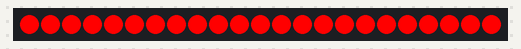
This sketch was run on a simulated ATtiny85, built with avr-gcc and run on an emulated ATtiny85. Parts: 23 RGB LEDs in strip order, left to right.

Above: at 0.1 s.
At 3.1 s:
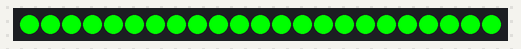
At 6.2 s:
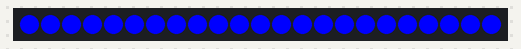
At 9.2 s:
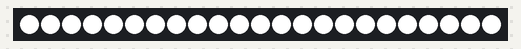

The sketch:

RGBWstrandtest.ino
```cpp
#include <Adafruit_NeoPixel.h>
#ifdef __AVR__
  #include <avr/power.h>
#endif

#define PIN 5

#define NUM_LEDS 23

#define BRIGHTNESS 255

Adafruit_NeoPixel strip = Adafruit_NeoPixel(NUM_LEDS, PIN, NEO_GRBW + NEO_KHZ800);

void setup() {
  Serial.begin(115200);
  // This is for Trinket 5V 16MHz, you can remove these three lines if you are not using a Trinket
  #if defined (__AVR_ATtiny85__)
    if (F_CPU == 16000000) clock_prescale_set(clock_div_1);
  #endif
  // End of trinket special code
  strip.setBrightness(BRIGHTNESS);
  strip.begin();
  strip.show(); // Initialize all pixels to 'off'
}

void loop() {
  // Some example procedures showing how to display to the pixels:
  colorWipe(strip.Color(255, 0, 0), 0); // Red
delay(3000);
  colorWipe(strip.Color(0, 255, 0), 0); // Green
delay(3000);
  colorWipe(strip.Color(0, 0, 255), 0); // Blue
delay(3000);
  colorWipe(strip.Color(0, 0, 0, 255), 0); // White
  delay(3000);

for(int i=0; i<10; i++){
    colorWipe(strip.Color(255, 0, 0), 0); // Red
  colorWipe(strip.Color(0, 255, 0), 0); // Green
  colorWipe(strip.Color(0, 0, 255), 0); // Blue
  colorWipe(strip.Color(0, 0, 0, 255), 0); // White
}

}

// Fill the dots one after the other with a color
void colorWipe(uint32_t c, uint8_t wait) {
  for(uint16_t i=0; i<strip.numPixels(); i++) {
    strip.setPixelColor(i, c);
    strip.show();
    delay(wait);
  }
}
```

Measured:
- by itself, everything shown: repeats every 13.9 s, in 4 steps
- what the display in image 1 shows lasts 3.0 s, from 3.1 s to 6.1 s
- what the display in image 3 shows lasts 4.7 s, from 9.2 s to 13.9 s
